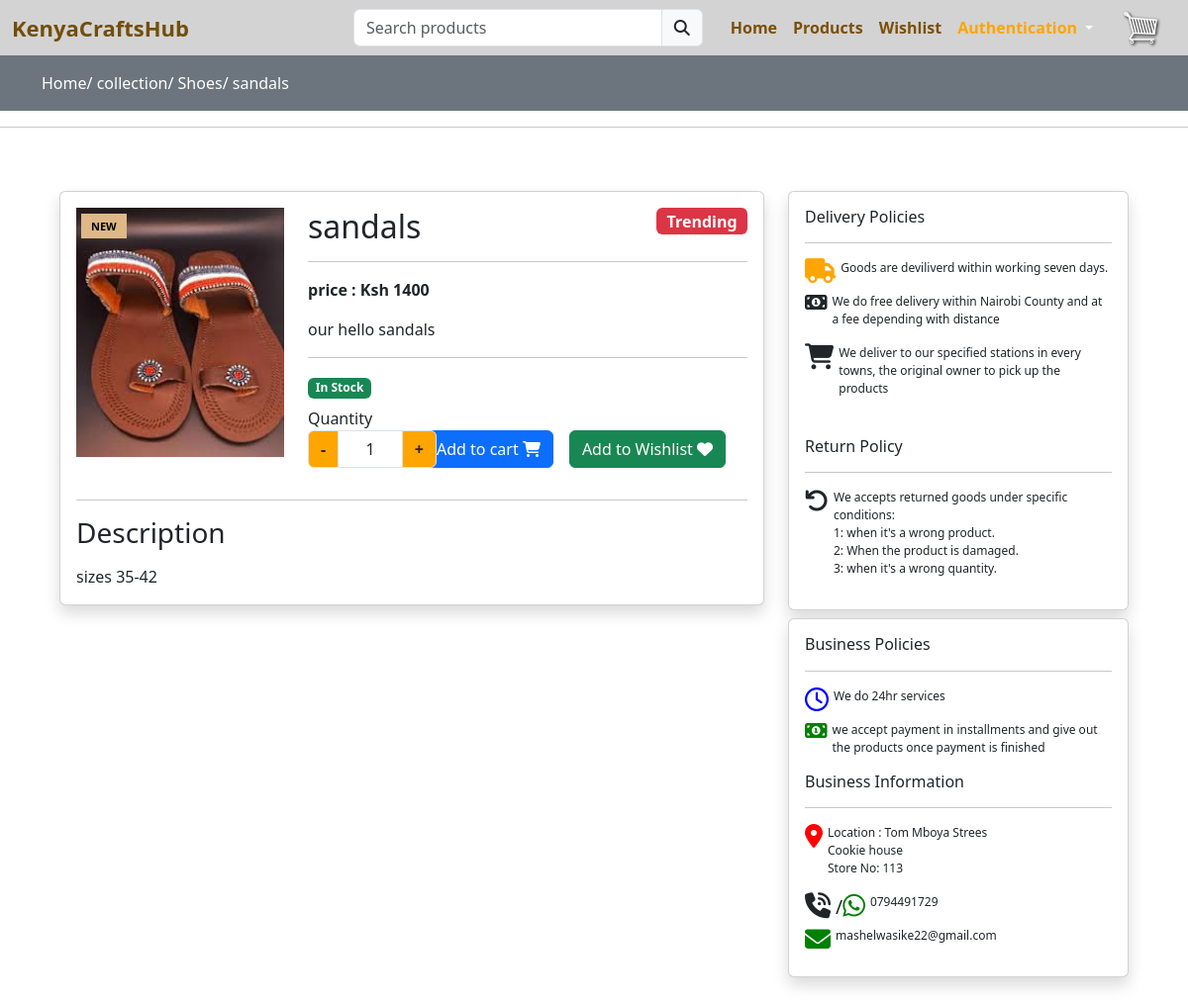
The page /collection/sarah/zay/ on the database its author committed.
### hub/models.py (models this page shows, shortened)
class Product(models.Model):
    category = models.ForeignKey(Category, on_delete=models.CASCADE)
    slug = models.CharField(max_length=150, null=False, blank=False)
    name = models.CharField(max_length=150, null=False, blank=False)
    image = models.ImageField(null=False, blank=False)
    small_description = models.TextField(max_length=500, null=False, blank=False)
    quantity = models.IntegerField(null=True, blank=True)
    description = models.TextField(max_length=2000, null=False, blank=False)
    price = models.FloatField(null=False, blank=False)
    status = models.BooleanField(default=False, help_text="0=default, 1=Hidden")
    trending = models.BooleanField(default=False, help_text="0=default, 1=Trending")
    tag = models.CharField(max_length=150, null=False, blank=False)
    meta_title = models.CharField(max_length=150, null=False, blank=False)
    meta_keywords = models.CharField(max_length=150, null=False, blank=False)
    meta_description = models.CharField(max_length=150, null=False, blank=False)
    created_at = models.DateTimeField(auto_now_add=True)

class Category(models.Model):
    slug = models.CharField(max_length=150, null=False, blank=False)
    name = models.CharField(max_length=150, null=False, blank=False)
    image = models.ImageField(null=False, blank=False)
    description = models.TextField(max_length=700, null=False, blank=False)
    status = models.BooleanField(default=False, help_text="0=default,1=Trending")
    trending = models.BooleanField(default=False, help_text="0=default,1=Trending")
    meta_title = models.CharField(max_length=150, null=False, blank=False)
    meta_keywords = models.CharField(max_length=150, null=False, blank=False)
    meta_description = models.CharField(max_length=150, null=False, blank=False)
    created_at = models.DateTimeField(auto_now_add=True)

### hub/views.py (the view)
# urls.py: path('collection/<str:cate_slug>/<str:prod_slug>/', views.productview, name='productview'),
def productview(request, cate_slug, prod_slug):
    if (Category.objects.filter(slug=cate_slug, status=0)):
        if (Product.objects.filter(slug=prod_slug, status=0)):
            products = Product.objects.filter(slug=prod_slug, status=0).first()
            context = {'products': products}
        else:
            messages.error(request, "no such product")
            return redirect('collection')
    else:
        messages.error(request, "No such category")
        return redirect('collection')
    return render(request, 'store/products/view.html', context)

### templates/store/products/view.html (shortened to what this page needs)
{% extends 'store/layouts/main.html' %}
{% load static %}
{% block content %}
<div class="py-3 bg-secondary">
    <div class="container">
        <a class="text-white" href="{% url 'home' %}">Home/</a>
        <a class="text-white" href="{% url 'collection' %}">collection/</a>
        <a class="text-white" href="{% url 'collectionview' products.category.slug %}">{{products.category.name}}/</a>
        <a class="text-white" href="{% url 'productview' products.category.slug products.slug %}">{{products.name}}</a>
    </div>
</div>
<hr>
<div class="py-5">
    <div class="container-flood">
        <div class="row prod_view mx-5">
        <div class="col-md-8">
            <div class="card prod-card shadow product_data">
                <div class="card-body">
                    <div class="row">
                    <div class="col-md-4">
                        {% if products.tag %}
                            <label class="product-viewtag">{{products.tag}}</label>
                        {% endif %}
                        <a href="{{ products.image.url }}">
                            <img src="{{ products.image.url }}" alt="" class="w-100">
                        </a>
                    </div>
                    <div class="col-md-8">
                        <h2>
                        <div class="mb-0">
                            {{ products.name }}
                                {% if products.trending %}
                                    <label style="font-size: 16px;" class="float-end badge bg-danger trending_tag">Trending</label>
                                {% endif %}
                        </h2>
                        <hr>
                        <label class="fw-bold">price : Ksh {{products.price | stringformat:'d'}}</label>
                            <p class="mt-3">
                                {{ products.small_description }}
                            </p>
                            <hr>
                            {% if products.quantity > 0 %}
                                <label class="badge bg-success">In Stock</label>
                            {% else %}
                                <label class="badge bg-warning">Out of Stock</label>
                            {% endif %}
                            <div class="row mt-2">
                                <div class="col-md-3">
                                    <label for="Quantity">Quantity</label>
                                    <div class="input-group text-center mb-3" style="width:130px">
                                        <button class="input-group-text decrement-btn" style="background-color: orange;"><strong>-</strong></button>
                                        <input type="text" name="quantity" class="form-control qty-input text-center" value="1">
                                        <button class="input-group-text increment-btn" style="background-color: orange;"><strong>+</strong></button>
                                    </div>
                                </div>
                                <div class="col-md-9">
                                    <br>
                                    {% if products.quantity > 0 %}
                                        <button type="button" class="btn btn-primary me-3 float-start addToCart">Add to cart <i class="fa fa-shopping-cart"></i> </button>
                                    {% endif %}
                                    <button type="button" class="btn btn-success me-3 float-start addToWishlist">Add to Wishlist <i class="fa fa-heart"></i> </button>
                                </div>
                            </div>
                        </div>
                    </div>
                    <div class="col-md-12">
                        <hr>
                        <h3>Description</h3>
                        <div class="mt-3">
                            {{products.description}}
                        </div>
                    </div>
                </div>
                </div>
            </div>
                <div class="col-md-4">
                    <div class="card shadow">
                        <div class="card-body">
                            <div class="row">
                            <div class="col-md-12">
                                <h6>Delivery Policies</h6>
                                <hr>
                                <div class="delivery">
                                    <i class="fa fa-truck float-start" style=" font-size: 25px; margin-right: 5px; color:orange;" aria-hidden="true"></i>
                                    <p style="font-size:12px;" >Goods are deviliverd within working seven days.</p><br>
                                </div>
                                <div class="delivery">
                                    <i class="fa fa-money" style="font-size:20px; margin-right: 5px;"></i>
                                    <p style="font-size:12px;" >We do free delivery within Nairobi County and at a fee depending with distance</p>
                                </div>
                                <div class="delivery">
                                    <i class='fa fa-shopping-cart' style="font-size:26px; margin-right: 5px;"></i>
                                    <p style="font-size:12px;" >We deliver to our specified stations in every towns, the original owner to pick up the products</p>
                                </div>
                                <br>
                                <h6>Return Policy</h6>
                                <hr>
                                <div class="delivery">
                                    <i class="fa fa-undo" style="font-size:24px; margin-right: 5px;"></i>
                                    <p style="font-size:12px;" >We accepts returned goods under specific conditions: <br>
                                    1: when it's a wrong product. <br>
                                    2: When the product is damaged. <br>
                                    3: when it's a wrong quantity. </p>
                                </div>
                            </div>
                            </div>
                        </div>
                    </div>
                    <div class="card shadow mt-2">
                        <div class="card-body">
                            <div class="row">
                                <div class="col-md-12">
                                    <h6>Business Policies</h6>
                                    <hr>
                                    <div class="delivery">
                                        <i class="fa fa-clock-o" style="font-size:24px; margin-right: 5px; color: blue;"></i>
                                        <p style="font-size:12px;" >We do 24hr services</p>
                                    </div>
                                    <div class="delivery">
                                        <i class="fa fa-money" style="font-size:20px; margin-right: 5px; color: green;" ></i>
                                        <p style="font-size:12px;" >we accept payment in installments and give out the products once payment is finished</p>
                                    </div>
                                </div>
                                <div class="col-md-12">
                                    <h6>Business Information</h6>
                                    <hr>
                                    <div class="delivery">
                                        <i class="fa fa-map-marker" style="font-size:24px; margin-right: 5px; color:red"></i>
                                        <p style="font-size:12px;" >Location : Tom Mboya Strees <br>
                                        Cookie house <br>
                                        Store No: 113</p>
                                    </div>
                                    <div class="delivery">
                                        <i class='fa fa-volume-control-phone' style="font-size:26px; margin-right: 5px;"></i><span style="font-size: larger;">/</span>
                                        <i class='fa fa-whatsapp' style="font-size:26px; margin-right: 5px; color: green;"></i>
                                        <p style="font-size:12px;" >0794491729</p>
                                    </div>
                                    <div class="delivery">
                                        <i class='fa fa-envelope' style="font-size:26px; margin-right: 5px; color: green;"></i>
                                        <p style="font-size:12px;" >mashelwasike22@gmail.com</p>
                                    </div>
                                </div>
                            </div>
                        </div>
                    </div>
                </div>
    </div>
</div>
</div>
{% endblock %}

### assets/css/styles.css (style rules this page uses)
.delivery { display: flex; flex-direction: row; }
.prod_view { display: flex; flex-direction: row; }

### templates/store/layouts/main.html (style rules this page uses)
a { text-decoration: none; }
.product-viewtag { background-color: burlywood; color: black; font-size: 11px; line-height: 1; position: absolute; text-align: center; text-transform: uppercase; top: 22px; margin-left: 5px; padding: 7px 10px; font-weight: 600; min-width: 45px; }

### rows shown on the page
Product: category.name "Shoes", name "sandals", tag "NEW", image (picture), price "1400", small_description "our hello sandals", description "sizes 35-42"
